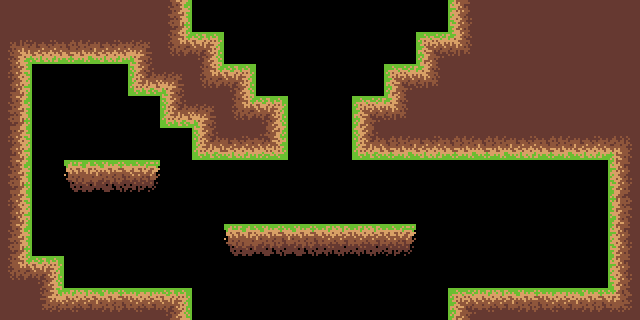

A 2D game scene composited from a Tiled map and its tileset images. What follows is a short description and the map's XML, with every tile layer's data as written:
An orthogonal 20x10 tile map with 32x32 px tiles, 1 tile layer (Tile Layer 1) and 17 objects.

<map version="1.0" orientation="orthogonal" renderorder="right-up" width="20" height="10" tilewidth="32" tileheight="32" nextobjectid="21">
 <tileset firstgid="1" name="ground" tilewidth="32" tileheight="32" tilecount="70" columns="10">
  <image source="../../Tilemaps/ground_sprites.png" width="320" height="224" />
 </tileset>
 <layer name="Tile Layer 1" width="20" height="10">
  <data encoding="csv">
1,61,61,61,61,41,0,0,0,0,0,0,0,0,50,70,70,70,70,1,
11,4,5,6,9,51,52,0,0,0,0,0,0,59,60,70,70,70,70,70,
31,0,0,0,19,9,51,52,0,0,0,0,59,60,70,70,70,70,70,70,
41,0,0,0,0,19,9,51,52,0,0,59,60,70,70,70,70,70,70,70,
31,0,0,0,0,0,19,4,12,0,0,19,3,4,5,5,6,7,8,20,
41,0,33,34,38,0,0,0,0,0,0,0,0,0,0,0,0,0,0,30,
31,0,0,0,0,0,0,0,0,0,0,0,0,0,0,0,0,0,0,40,
41,0,0,0,0,0,0,33,34,34,35,37,38,0,0,0,0,0,0,50,
51,52,0,0,0,0,0,0,0,0,0,0,0,0,0,0,0,0,0,50,
1,62,63,64,65,52,0,0,0,0,0,0,0,0,59,63,64,65,66,69
</data>
 </layer>
 <objectgroup name="Colliders">
  <object id="2" x="0" y="0" width="32" height="320" />
  <object id="3" x="32" y="256" width="32" height="64" />
  <object id="4" x="64" y="288" width="128" height="32" />
  <object id="5" x="64" y="160" width="96" height="32" />
  <object id="6" x="224" y="224" width="192" height="32" />
  <object id="7" x="32" y="0" width="160" height="64" />
  <object id="9" x="192" y="32" width="32" height="128" />
  <object id="11" x="128" y="64" width="64" height="32" />
  <object id="12" x="160" y="96" width="32" height="32" />
  <object id="13" x="224" y="64" width="32" height="96" />
  <object id="14" x="256" y="96" width="32" height="64" />
  <object id="15" x="352" y="96" width="32" height="64" />
  <object id="16" x="384" y="64" width="32" height="96" />
  <object id="17" x="416" y="32" width="32" height="128" />
  <object id="18" x="448" y="0" width="192" height="160" />
  <object id="19" x="608" y="160" width="32" height="128" />
  <object id="20" x="448" y="288" width="192" height="32" />
 </objectgroup>
</map>
